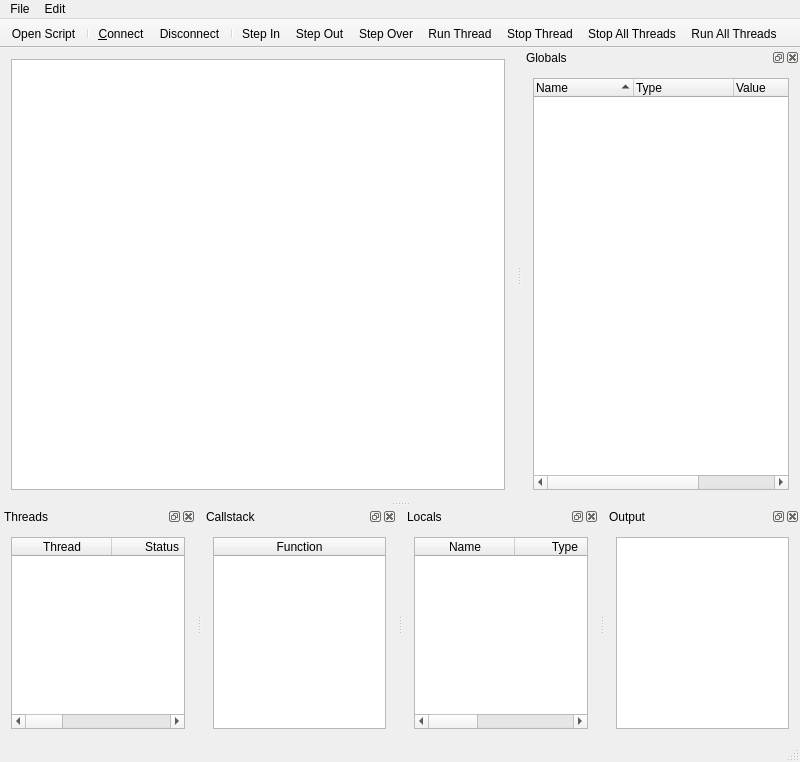
<?xml version="1.0" encoding="UTF-8"?>
<ui version="4.0">
 <class>GMDebuggerQtClass</class>
 <widget class="QMainWindow" name="GMDebuggerQtClass">
  <property name="geometry">
   <rect>
    <x>0</x>
    <y>0</y>
    <width>800</width>
    <height>762</height>
   </rect>
  </property>
  <property name="windowTitle">
   <string>GMDebuggerQt</string>
  </property>
  <widget class="QWidget" name="centralWidget">
   <property name="enabled">
    <bool>true</bool>
   </property>
   <property name="sizePolicy">
    <sizepolicy hsizetype="Expanding" vsizetype="Expanding">
     <horstretch>0</horstretch>
     <verstretch>0</verstretch>
    </sizepolicy>
   </property>
   <layout class="QHBoxLayout" name="horizontalLayout_4">
    <item>
     <widget class="CodeEditor" name="scriptEdit">
      <property name="sizePolicy">
       <sizepolicy hsizetype="Expanding" vsizetype="Expanding">
        <horstretch>0</horstretch>
        <verstretch>0</verstretch>
       </sizepolicy>
      </property>
     </widget>
    </item>
   </layout>
  </widget>
  <widget class="QMenuBar" name="menuBar">
   <property name="enabled">
    <bool>true</bool>
   </property>
   <property name="geometry">
    <rect>
     <x>0</x>
     <y>0</y>
     <width>800</width>
     <height>18</height>
    </rect>
   </property>
   <property name="nativeMenuBar">
    <bool>true</bool>
   </property>
   <widget class="QMenu" name="menuFile">
    <property name="title">
     <string>File</string>
    </property>
    <addaction name="actionConnect"/>
    <addaction name="actionExit"/>
   </widget>
   <widget class="QMenu" name="menuEdit">
    <property name="title">
     <string>Edit</string>
    </property>
    <addaction name="actionSettings"/>
   </widget>
   <addaction name="menuFile"/>
   <addaction name="menuEdit"/>
  </widget>
  <widget class="QToolBar" name="mainToolBar">
   <property name="enabled">
    <bool>true</bool>
   </property>
   <property name="movable">
    <bool>false</bool>
   </property>
   <property name="iconSize">
    <size>
     <width>16</width>
     <height>16</height>
    </size>
   </property>
   <property name="toolButtonStyle">
    <enum>Qt::ToolButtonIconOnly</enum>
   </property>
   <property name="floatable">
    <bool>false</bool>
   </property>
   <attribute name="toolBarArea">
    <enum>TopToolBarArea</enum>
   </attribute>
   <attribute name="toolBarBreak">
    <bool>false</bool>
   </attribute>
   <addaction name="actionOpen_Script"/>
   <addaction name="separator"/>
   <addaction name="actionConnect"/>
   <addaction name="actionDisconnect"/>
   <addaction name="separator"/>
   <addaction name="actionStep_In"/>
   <addaction name="actionStep_Out"/>
   <addaction name="actionStep_Over"/>
   <addaction name="actionRun_Thread"/>
   <addaction name="actionStop_Thread"/>
   <addaction name="actionStop_All_Threads"/>
   <addaction name="actionRun_All_Threads"/>
  </widget>
  <widget class="QStatusBar" name="statusBar">
   <property name="enabled">
    <bool>true</bool>
   </property>
   <property name="sizeGripEnabled">
    <bool>true</bool>
   </property>
  </widget>
  <widget class="QDockWidget" name="dockThreads">
   <property name="floating">
    <bool>false</bool>
   </property>
   <property name="features">
    <set>QDockWidget::AllDockWidgetFeatures</set>
   </property>
   <property name="windowTitle">
    <string>Threads</string>
   </property>
   <attribute name="dockWidgetArea">
    <number>8</number>
   </attribute>
   <widget class="QWidget" name="dockWidgetContents_3">
    <layout class="QHBoxLayout" name="horizontalLayout_3">
     <item>
      <widget class="QTableWidget" name="threadTable">
       <property name="editTriggers">
        <set>QAbstractItemView::NoEditTriggers</set>
       </property>
       <property name="showDropIndicator" stdset="0">
        <bool>false</bool>
       </property>
       <property name="dragDropMode">
        <enum>QAbstractItemView::NoDragDrop</enum>
       </property>
       <property name="selectionMode">
        <enum>QAbstractItemView::SingleSelection</enum>
       </property>
       <property name="selectionBehavior">
        <enum>QAbstractItemView::SelectRows</enum>
       </property>
       <property name="sortingEnabled">
        <bool>true</bool>
       </property>
       <property name="wordWrap">
        <bool>false</bool>
       </property>
       <property name="columnCount">
        <number>4</number>
       </property>
       <attribute name="horizontalHeaderVisible">
        <bool>true</bool>
       </attribute>
       <attribute name="horizontalHeaderCascadingSectionResizes">
        <bool>false</bool>
       </attribute>
       <attribute name="horizontalHeaderDefaultSectionSize">
        <number>100</number>
       </attribute>
       <attribute name="horizontalHeaderMinimumSectionSize">
        <number>50</number>
       </attribute>
       <attribute name="horizontalHeaderStretchLastSection">
        <bool>true</bool>
       </attribute>
       <attribute name="verticalHeaderDefaultSectionSize">
        <number>20</number>
       </attribute>
       <attribute name="verticalHeaderShowSortIndicator" stdset="0">
        <bool>true</bool>
       </attribute>
       <attribute name="verticalHeaderDefaultSectionSize">
        <number>20</number>
       </attribute>
       <attribute name="horizontalHeaderStretchLastSection">
        <bool>true</bool>
       </attribute>
       <attribute name="horizontalHeaderCascadingSectionResizes">
        <bool>false</bool>
       </attribute>
       <attribute name="horizontalHeaderVisible">
        <bool>true</bool>
       </attribute>
       <attribute name="horizontalHeaderMinimumSectionSize">
        <number>50</number>
       </attribute>
       <attribute name="verticalHeaderShowSortIndicator" stdset="0">
        <bool>true</bool>
       </attribute>
       <attribute name="horizontalHeaderDefaultSectionSize">
        <number>100</number>
       </attribute>
       <column>
        <property name="text">
         <string>Thread</string>
        </property>
       </column>
       <column>
        <property name="text">
         <string>Status</string>
        </property>
       </column>
       <column>
        <property name="text">
         <string>Function</string>
        </property>
       </column>
       <column>
        <property name="text">
         <string>Script</string>
        </property>
       </column>
      </widget>
     </item>
    </layout>
   </widget>
  </widget>
  <widget class="QDockWidget" name="dockCallstack">
   <property name="features">
    <set>QDockWidget::AllDockWidgetFeatures</set>
   </property>
   <property name="windowTitle">
    <string>Callstack</string>
   </property>
   <attribute name="dockWidgetArea">
    <number>8</number>
   </attribute>
   <widget class="QWidget" name="dockWidgetContents_4">
    <layout class="QHBoxLayout" name="horizontalLayout_2">
     <item>
      <widget class="QTableWidget" name="callStack">
       <property name="editTriggers">
        <set>QAbstractItemView::NoEditTriggers</set>
       </property>
       <property name="dragDropMode">
        <enum>QAbstractItemView::DropOnly</enum>
       </property>
       <property name="selectionMode">
        <enum>QAbstractItemView::SingleSelection</enum>
       </property>
       <property name="selectionBehavior">
        <enum>QAbstractItemView::SelectRows</enum>
       </property>
       <property name="columnCount">
        <number>1</number>
       </property>
       <attribute name="horizontalHeaderDefaultSectionSize">
        <number>100</number>
       </attribute>
       <attribute name="horizontalHeaderMinimumSectionSize">
        <number>50</number>
       </attribute>
       <attribute name="horizontalHeaderShowSortIndicator" stdset="0">
        <bool>true</bool>
       </attribute>
       <attribute name="horizontalHeaderStretchLastSection">
        <bool>true</bool>
       </attribute>
       <attribute name="verticalHeaderVisible">
        <bool>false</bool>
       </attribute>
       <attribute name="verticalHeaderDefaultSectionSize">
        <number>20</number>
       </attribute>
       <attribute name="verticalHeaderVisible">
        <bool>false</bool>
       </attribute>
       <attribute name="horizontalHeaderShowSortIndicator" stdset="0">
        <bool>true</bool>
       </attribute>
       <attribute name="verticalHeaderDefaultSectionSize">
        <number>20</number>
       </attribute>
       <attribute name="horizontalHeaderStretchLastSection">
        <bool>true</bool>
       </attribute>
       <attribute name="horizontalHeaderMinimumSectionSize">
        <number>50</number>
       </attribute>
       <attribute name="horizontalHeaderDefaultSectionSize">
        <number>100</number>
       </attribute>
       <column>
        <property name="text">
         <string>Function</string>
        </property>
       </column>
      </widget>
     </item>
    </layout>
   </widget>
  </widget>
  <widget class="QDockWidget" name="dockContext">
   <property name="windowTitle">
    <string>Locals</string>
   </property>
   <attribute name="dockWidgetArea">
    <number>8</number>
   </attribute>
   <widget class="QWidget" name="dockWidgetContents_5">
    <layout class="QHBoxLayout" name="horizontalLayout">
     <item>
      <widget class="QTableWidget" name="context">
       <property name="editTriggers">
        <set>QAbstractItemView::NoEditTriggers</set>
       </property>
       <property name="dragDropMode">
        <enum>QAbstractItemView::DropOnly</enum>
       </property>
       <property name="selectionMode">
        <enum>QAbstractItemView::SingleSelection</enum>
       </property>
       <property name="selectionBehavior">
        <enum>QAbstractItemView::SelectRows</enum>
       </property>
       <property name="columnCount">
        <number>3</number>
       </property>
       <attribute name="horizontalHeaderDefaultSectionSize">
        <number>100</number>
       </attribute>
       <attribute name="horizontalHeaderMinimumSectionSize">
        <number>50</number>
       </attribute>
       <attribute name="horizontalHeaderShowSortIndicator" stdset="0">
        <bool>true</bool>
       </attribute>
       <attribute name="horizontalHeaderStretchLastSection">
        <bool>true</bool>
       </attribute>
       <attribute name="verticalHeaderVisible">
        <bool>false</bool>
       </attribute>
       <attribute name="verticalHeaderDefaultSectionSize">
        <number>20</number>
       </attribute>
       <attribute name="verticalHeaderVisible">
        <bool>false</bool>
       </attribute>
       <attribute name="horizontalHeaderShowSortIndicator" stdset="0">
        <bool>true</bool>
       </attribute>
       <attribute name="verticalHeaderDefaultSectionSize">
        <number>20</number>
       </attribute>
       <attribute name="horizontalHeaderStretchLastSection">
        <bool>true</bool>
       </attribute>
       <attribute name="horizontalHeaderMinimumSectionSize">
        <number>50</number>
       </attribute>
       <attribute name="horizontalHeaderDefaultSectionSize">
        <number>100</number>
       </attribute>
       <column>
        <property name="text">
         <string>Name</string>
        </property>
       </column>
       <column>
        <property name="text">
         <string>Type</string>
        </property>
       </column>
       <column>
        <property name="text">
         <string>Value</string>
        </property>
       </column>
      </widget>
     </item>
    </layout>
   </widget>
  </widget>
  <widget class="QDockWidget" name="dockGlobals">
   <property name="layoutDirection">
    <enum>Qt::LeftToRight</enum>
   </property>
   <property name="windowTitle">
    <string>Globals</string>
   </property>
   <attribute name="dockWidgetArea">
    <number>2</number>
   </attribute>
   <widget class="QWidget" name="dockWidgetContents_6">
    <layout class="QHBoxLayout" name="horizontalLayout_6">
     <item>
      <widget class="QTreeWidget" name="globalsTable">
       <property name="editTriggers">
        <set>QAbstractItemView::NoEditTriggers</set>
       </property>
       <property name="showDropIndicator" stdset="0">
        <bool>false</bool>
       </property>
       <property name="horizontalScrollMode">
        <enum>QAbstractItemView::ScrollPerItem</enum>
       </property>
       <property name="uniformRowHeights">
        <bool>true</bool>
       </property>
       <attribute name="headerCascadingSectionResizes">
        <bool>false</bool>
       </attribute>
       <attribute name="headerDefaultSectionSize">
        <number>100</number>
       </attribute>
       <attribute name="headerMinimumSectionSize">
        <number>50</number>
       </attribute>
       <attribute name="headerShowSortIndicator" stdset="0">
        <bool>true</bool>
       </attribute>
       <attribute name="headerStretchLastSection">
        <bool>false</bool>
       </attribute>
       <attribute name="headerCascadingSectionResizes">
        <bool>false</bool>
       </attribute>
       <attribute name="headerDefaultSectionSize">
        <number>100</number>
       </attribute>
       <attribute name="headerMinimumSectionSize">
        <number>50</number>
       </attribute>
       <attribute name="headerShowSortIndicator" stdset="0">
        <bool>true</bool>
       </attribute>
       <attribute name="headerStretchLastSection">
        <bool>false</bool>
       </attribute>
       <column>
        <property name="text">
         <string>Name</string>
        </property>
       </column>
       <column>
        <property name="text">
         <string>Type</string>
        </property>
       </column>
       <column>
        <property name="text">
         <string>Value</string>
        </property>
       </column>
      </widget>
     </item>
    </layout>
   </widget>
  </widget>
  <widget class="QDockWidget" name="dockOutput">
   <property name="floating">
    <bool>false</bool>
   </property>
   <property name="features">
    <set>QDockWidget::AllDockWidgetFeatures</set>
   </property>
   <property name="windowTitle">
    <string>Output</string>
   </property>
   <attribute name="dockWidgetArea">
    <number>8</number>
   </attribute>
   <widget class="QWidget" name="dockWidgetContents">
    <layout class="QHBoxLayout" name="horizontalLayout_5">
     <item>
      <widget class="QTextEdit" name="outputWindow">
       <property name="sizePolicy">
        <sizepolicy hsizetype="Expanding" vsizetype="MinimumExpanding">
         <horstretch>0</horstretch>
         <verstretch>0</verstretch>
        </sizepolicy>
       </property>
       <property name="minimumSize">
        <size>
         <width>0</width>
         <height>0</height>
        </size>
       </property>
       <property name="textInteractionFlags">
        <set>Qt::TextSelectableByKeyboard|Qt::TextSelectableByMouse</set>
       </property>
      </widget>
     </item>
    </layout>
   </widget>
  </widget>
  <action name="actionConnect">
   <property name="icon">
    <iconset resource="gmdebuggerqt.qrc">
     <normaloff>:/GMDebuggerQt/Resources/connect.png</normaloff>:/GMDebuggerQt/Resources/connect.png</iconset>
   </property>
   <property name="text">
    <string>Connect</string>
   </property>
   <property name="iconText">
    <string>&amp;Connect</string>
   </property>
  </action>
  <action name="actionExit">
   <property name="text">
    <string>Exit</string>
   </property>
  </action>
  <action name="actionStep_In">
   <property name="icon">
    <iconset resource="gmdebuggerqt.qrc">
     <normaloff>:/GMDebuggerQt/Resources/step_in.png</normaloff>:/GMDebuggerQt/Resources/step_in.png</iconset>
   </property>
   <property name="text">
    <string>Step In</string>
   </property>
   <property name="shortcut">
    <string>F11</string>
   </property>
  </action>
  <action name="actionStep_Out">
   <property name="icon">
    <iconset resource="gmdebuggerqt.qrc">
     <normaloff>:/GMDebuggerQt/Resources/step_out.png</normaloff>:/GMDebuggerQt/Resources/step_out.png</iconset>
   </property>
   <property name="text">
    <string>Step Out</string>
   </property>
   <property name="shortcut">
    <string>Shift+F11</string>
   </property>
  </action>
  <action name="actionStep_Over">
   <property name="icon">
    <iconset resource="gmdebuggerqt.qrc">
     <normaloff>:/GMDebuggerQt/Resources/step_over.png</normaloff>:/GMDebuggerQt/Resources/step_over.png</iconset>
   </property>
   <property name="text">
    <string>Step Over</string>
   </property>
   <property name="shortcut">
    <string>F10</string>
   </property>
  </action>
  <action name="actionRun_Thread">
   <property name="icon">
    <iconset resource="gmdebuggerqt.qrc">
     <normaloff>:/GMDebuggerQt/Resources/thread_run.png</normaloff>:/GMDebuggerQt/Resources/thread_run.png</iconset>
   </property>
   <property name="text">
    <string>Run Thread</string>
   </property>
   <property name="shortcut">
    <string>F5</string>
   </property>
  </action>
  <action name="actionStop_Thread">
   <property name="icon">
    <iconset resource="gmdebuggerqt.qrc">
     <normaloff>:/GMDebuggerQt/Resources/thread_stop.png</normaloff>:/GMDebuggerQt/Resources/thread_stop.png</iconset>
   </property>
   <property name="text">
    <string>Stop Thread</string>
   </property>
  </action>
  <action name="actionStop_All_Threads">
   <property name="icon">
    <iconset resource="gmdebuggerqt.qrc">
     <normaloff>:/GMDebuggerQt/Resources/thread_stopall.png</normaloff>:/GMDebuggerQt/Resources/thread_stopall.png</iconset>
   </property>
   <property name="text">
    <string>Stop All Threads</string>
   </property>
   <property name="shortcut">
    <string>Pause</string>
   </property>
  </action>
  <action name="actionRun_All_Threads">
   <property name="icon">
    <iconset resource="gmdebuggerqt.qrc">
     <normaloff>:/GMDebuggerQt/Resources/thread_runall.png</normaloff>:/GMDebuggerQt/Resources/thread_runall.png</iconset>
   </property>
   <property name="text">
    <string>Run All Threads</string>
   </property>
  </action>
  <action name="actionDisconnect">
   <property name="icon">
    <iconset resource="gmdebuggerqt.qrc">
     <normaloff>:/GMDebuggerQt/Resources/disconnect.png</normaloff>:/GMDebuggerQt/Resources/disconnect.png</iconset>
   </property>
   <property name="text">
    <string>Disconnect</string>
   </property>
  </action>
  <action name="actionOpen_Script">
   <property name="icon">
    <iconset resource="gmdebuggerqt.qrc">
     <normaloff>:/GMDebuggerQt/Resources/script_open.png</normaloff>:/GMDebuggerQt/Resources/script_open.png</iconset>
   </property>
   <property name="text">
    <string>Open Script</string>
   </property>
  </action>
  <action name="actionSettings">
   <property name="checkable">
    <bool>false</bool>
   </property>
   <property name="text">
    <string>Settings</string>
   </property>
  </action>
 </widget>
 <layoutdefault spacing="6" margin="11"/>
 <customwidgets>
  <customwidget>
   <class>CodeEditor</class>
   <extends>QTextEdit</extends>
   <header>codeeditor.h</header>
  </customwidget>
 </customwidgets>
 <resources>
  <include location="gmdebuggerqt.qrc"/>
 </resources>
 <connections/>
</ui>
